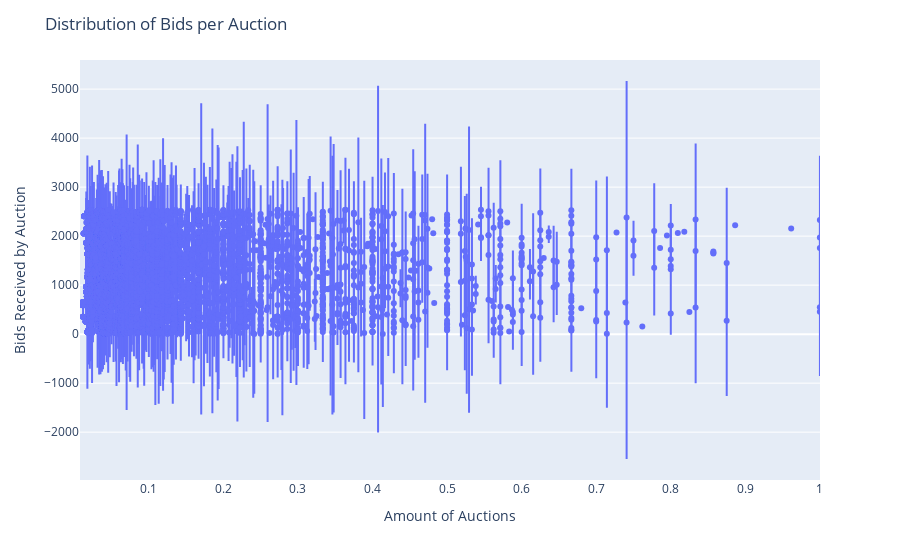

Notebook code cell kept with this figure:
### Code cell
import plotly.express as px

# Create the Ridgeline chart using Plotly Express
fig = px.violin(df, x='Bidding_Ratio', y='Auction_ID',  box=True, points="all")

# Update the layout
fig.update_layout(
    title='Distribution of Bids per Auction',
    xaxis=dict(title='Amount of Auctions'),
    yaxis=dict(title='Bids Received by Auction'),
)

# Display the plot
fig.show()

### Figure 1 — Plotly figure (JSON) as saved in the notebook; plotly's stock layout.template omitted (floating-point values rounded to 4 significant figures; data arrays with more than 128 entries replaced by an {"elided": "..."} marker saying what was removed)
{"data": [{"alignmentgroup": "True", "box": {"visible": true}, "hovertemplate": "Bidding_Ratio=%{x}<br>Auction_ID=%{y}<extra></extra>", "legendgroup": "", "marker": {"color": "#636efa"}, "name": "", "offsetgroup": "", "orientation": "v", "points": "all", "scalegroup": "True", "showlegend": false, "type": "violin", "x": {"elided": "6321 float values"}, "x0": " ", "xaxis": "x", "y": {"elided": "6321 int values"}, "y0": " ", "yaxis": "y"}], "layout": {"legend": {"tracegroupgap": 0}, "margin": {"t": 60}, "title": {"text": "Distribution of Bids per Auction"}, "violinmode": "group", "xaxis": {"anchor": "y", "domain": [0, 1], "title": {"text": "Amount of Auctions"}}, "yaxis": {"anchor": "x", "domain": [0, 1], "title": {"text": "Bids Received by Auction"}}}}
